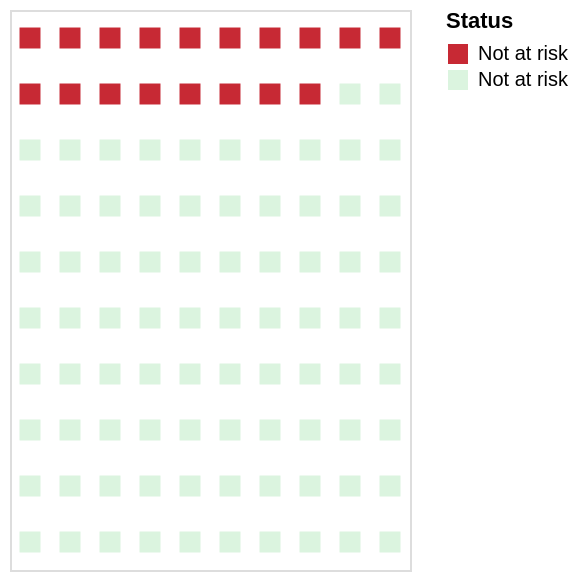

The Vega-Lite source for this figure:
### Vega-Lite specification from a JSON file in a GitHub repository (floating-point values rounded to 4 significant figures)
{"$schema": "https://vega.github.io/schema/vega-lite/v5.json", "description": "Unit chart showing approximately 1 in 5 assessed species groups in Malaysia are threatened. Source: IUCN Red List 2024.", "data": {"sequence": {"start": 0, "stop": 100, "as": "id"}}, "transform": [{"calculate": "datum.id % 10", "as": "col"}, {"calculate": "floor(datum.id / 10)", "as": "row"}, {"calculate": "datum.id < 18", "as": "threatened"}], "mark": {"type": "square", "size": 110, "opacity": 0.9}, "width": "container", "height": 280, "encoding": {"x": {"field": "col", "type": "ordinal", "axis": null}, "y": {"field": "row", "type": "ordinal", "axis": null}, "color": {"field": "threatened", "type": "nominal", "scale": {"domain": [true, false], "range": ["#c1121f", "#d8f3dc"]}, "legend": {"title": "Status", "labelExpr": "datum.value === 'true' ? 'Threatened' : 'Not at risk'"}}, "tooltip": [{"field": "threatened", "title": "Threatened", "format": ""}]}}
